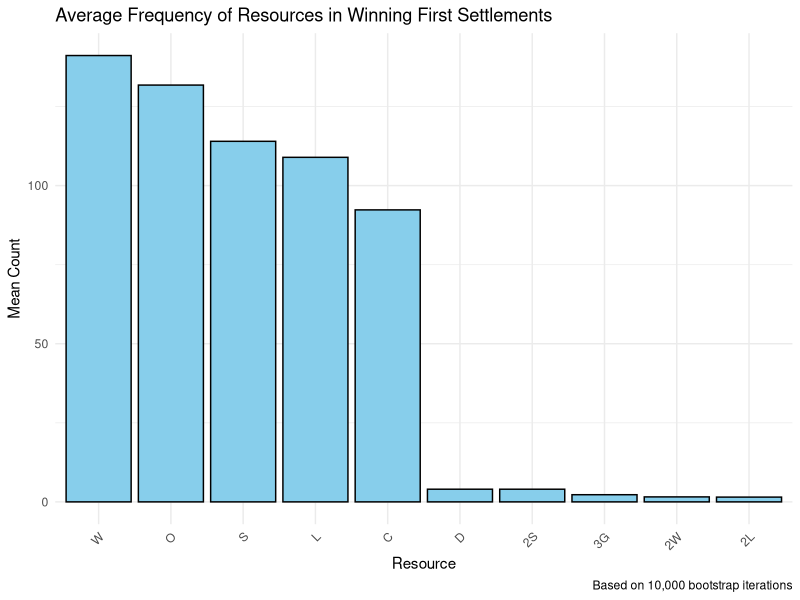
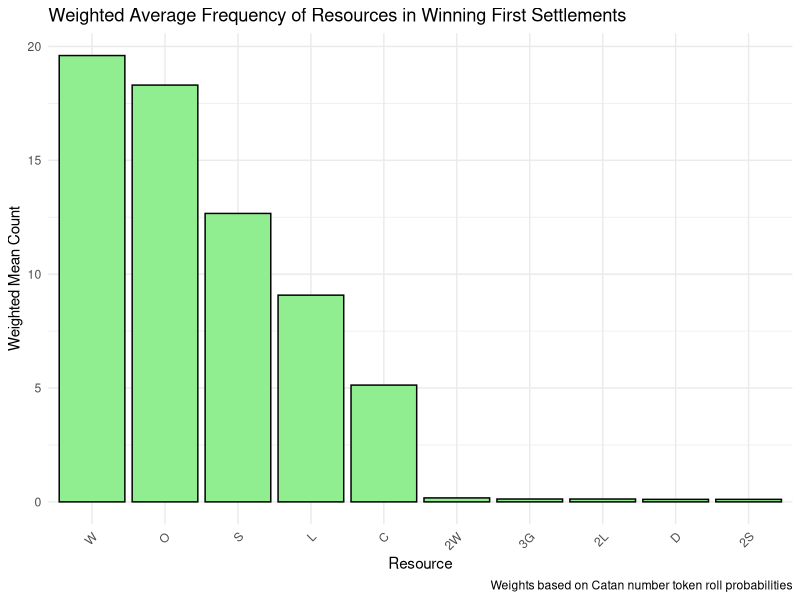

Here is the R script that generated these plots, in order:
# Load necessary packages
library(tidyverse)

# Load your data
catan_data <- read_csv("./data/catanstats.csv")

# View the structure
#glimpse(catan_data)

# Add a column identifying game number (assuming 4 players per game)
catan_data <- catan_data %>%
  mutate(game_id = rep(1:(n()/4), each = 4))

# Mark the winner in each game
winners <- catan_data %>%
  group_by(game_id) %>%
  mutate(winner = ifelse(points == max(points), 1, 0)) %>%
  ungroup()

### Bootstrapping, simulating winners sample ###
set.seed(42)

n_iterations <- 1000 #10000

bootstrap_results <- map_dfr(1:n_iterations, function(i) {
  sample_winners <- winners %>%
    sample_frac(replace = TRUE)
  sample_winners %>%
    select('1settlersc1', '1settlersc2', '1settlersc3') %>%
    pivot_longer(cols = everything(), names_to = "slot", values_to = "resource") %>%
    count(resource) %>%
    mutate(iteration = i)
})

# Summarizing the data#
summary <- bootstrap_results %>%
  group_by(resource) %>%
  summarise(mean_count = mean(n), .groups = "drop") %>%
  arrange(desc(mean_count))

print(summary)

###Key Takeaways: 
# Wood, Ore, and Sheep seem to be the most important resources for starting a winning settlement, as they have the highest mean counts.
# Resources like Clay, Desert, and combinations like 2 Sheep (2S) or 3 Gold (3G) seem to be less important.
# If your strategy is to pick starting resources that lead to the most wins, focusing on Wood (W) and Ore (O), followed by Sheep (S) and Wheat (L) might be a strong choice.

###Incorperating wieght of Token count (# associated with the resource)
library(ggplot2)

# Create the plot
ggplot(summary, aes(x = reorder(resource, -mean_count), y = mean_count)) +
  geom_bar(stat = "identity", fill = "skyblue", color = "black") +
  labs(
    title = "Average Frequency of Resources in Winning First Settlements",
    x = "Resource",
    y = "Mean Count",
    caption = "Based on 10,000 bootstrap iterations"
  ) +
  theme_minimal() +
  theme(axis.text.x = element_text(angle = 45, hjust = 1)) 

#Creating a weighting function

# Assuming each resource is tied to a specific number token in your dataset
resource_weights <- tibble(
  resource = c("W", "O", "S", "L", "C", "2S", "D", "3G", "2L", "2W"),
  token = c(6, 8, 5, 10, 3, 12, 2, 11, 4, 9)
)

# Frequency weights based on the number token roll probabilities
number_weights <- tibble(
  token = c(6, 8, 5, 9, 4, 10, 3, 11, 2, 12),
  weight = c(5/36, 5/36, 4/36, 4/36, 3/36, 3/36, 2/36, 2/36, 1/36, 1/36)
)

# Join the resource weights with the number weights
# First, ensure the summary table contains 'resource' and 'mean_count'
weighted_resources <- summary %>%
  left_join(resource_weights, by = "resource") %>%
  left_join(number_weights, by = "token") %>%
  mutate(weighted_count = mean_count * weight)

# Check the result
weighted_resources

#Visualizing weighted counts#
# Plot the weighted resources
ggplot(weighted_resources, aes(x = reorder(resource, -weighted_count), y = weighted_count)) +
  geom_bar(stat = "identity", fill = "lightgreen", color = "black") +
  labs(
    title = "Weighted Average Frequency of Resources in Winning First Settlements",
    x = "Resource",
    y = "Weighted Mean Count",
    caption = "Weights based on Catan number token roll probabilities"
  ) +
  theme_minimal() +
  theme(axis.text.x = element_text(angle = 45, hjust = 1))

#interpreting#
# Higher weighted mean counts indicate that a resource is not only common in winning first settlements but also tied to highly valuable tiles that are rolled frequently in the game (like 6 or 8).
# Lower weighted mean counts indicate that a resource may appear in settlements but is associated with less frequent tiles (like 2 or 12), or it might just not be as influential in winning settlements.







